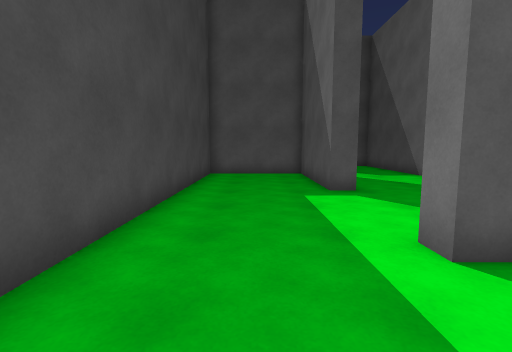
View 1 (above)

20 first-person views from a walk through a scene from a Unity 3-D project. The camera is 1.3 m above the floor, tilts 6° down and sees 85° across. The floor is counted in squares, 1 m on a side. Each view is taken from the middle of a square. On the plan, view 1 faces up. The plan holds only what a view shows up to about 13 squares ahead; the rest is blank. The place goes on beyond the plan. The player is left out.

View 2
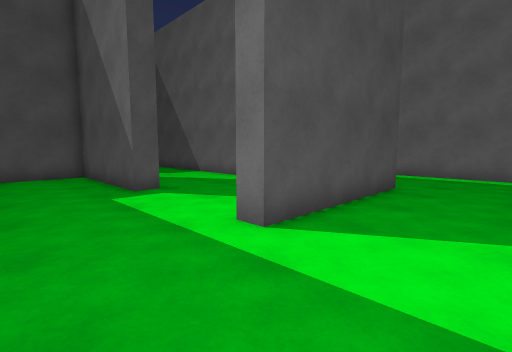

View 3
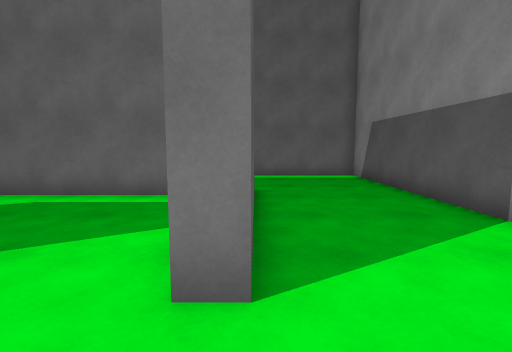

View 4
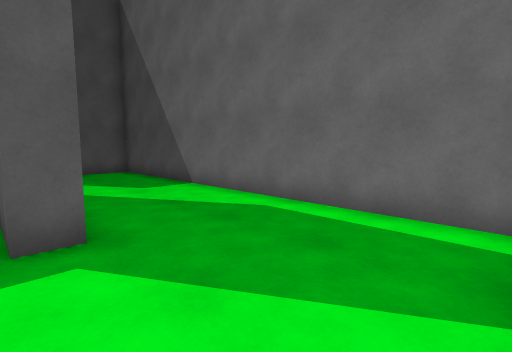

View 5
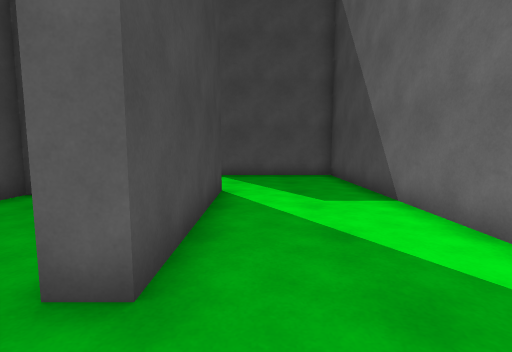

View 6
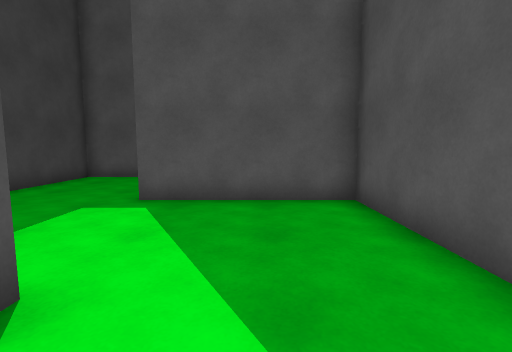

View 7
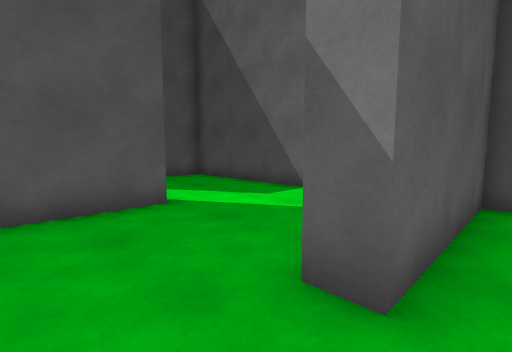

View 8
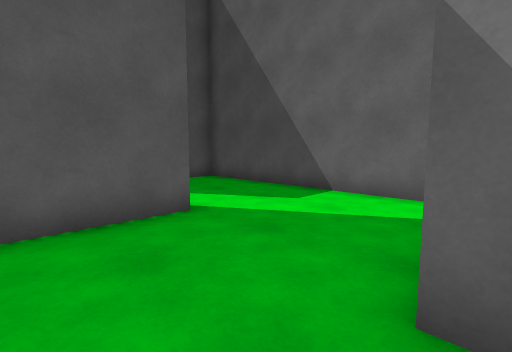

View 9
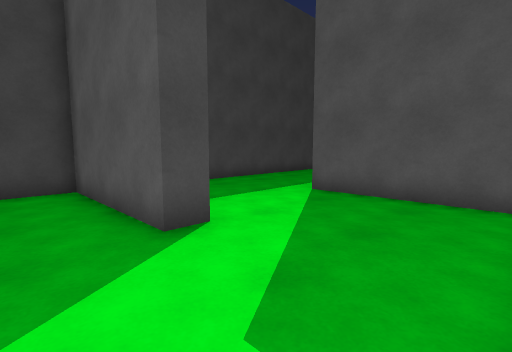

View 10
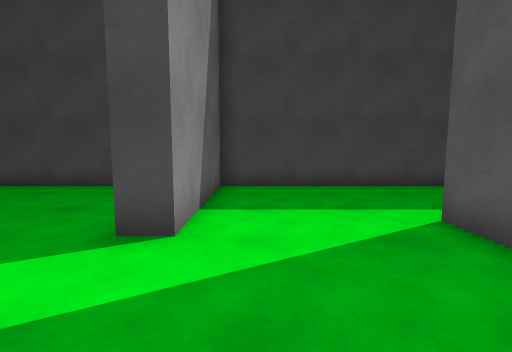

View 11
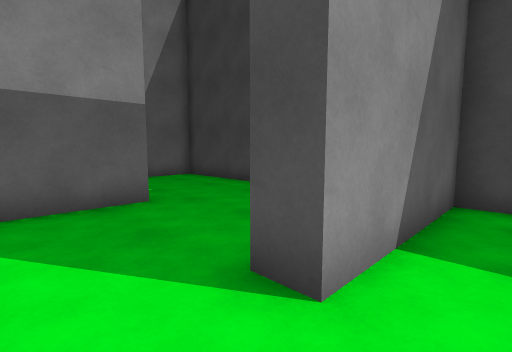

View 12
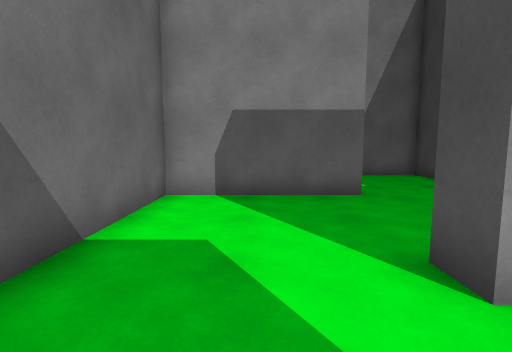

View 13
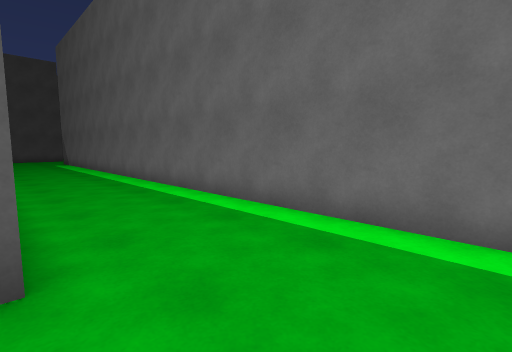

View 14
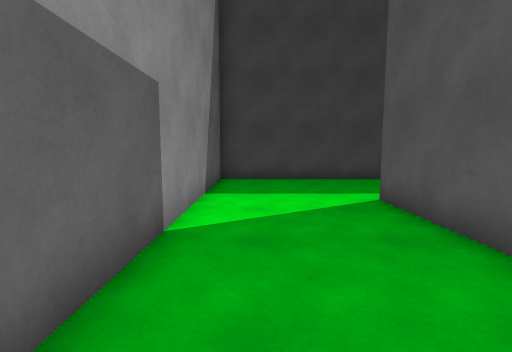

View 15
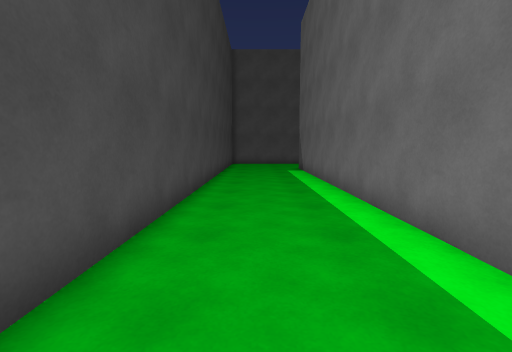

View 16
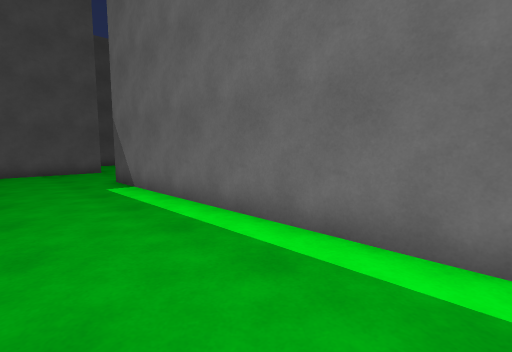

View 17
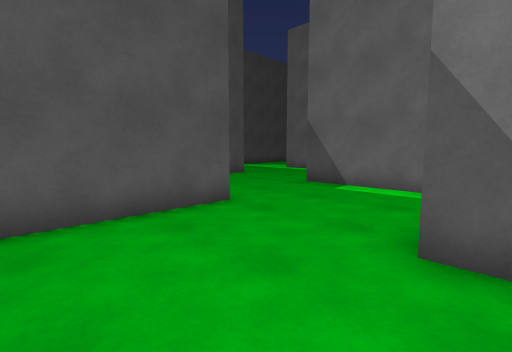

View 18
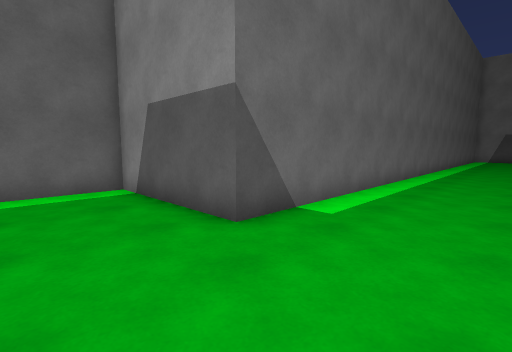

View 19
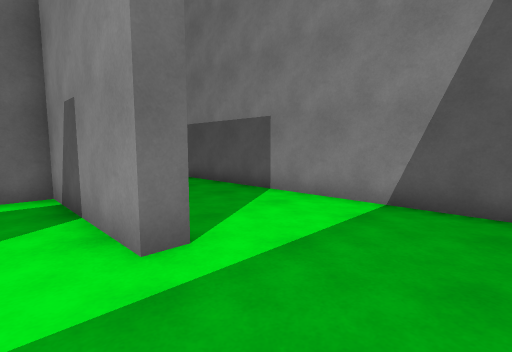

View 20
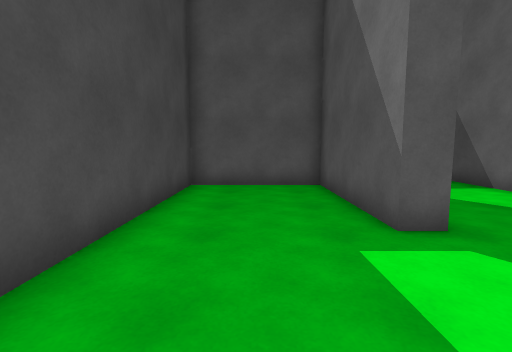

### Floor plan
Points are (right, up) in squares from view 1. A wall is a line through its corners. A room is listed if a view was taken in it or the views show most of it. See-through windows are left out.
Room 1 (views 1, 2, 3, 4, 5, 6, 7, 8, 9, 10, 11, 12, 13, 14, 15, 16, 17, 18, 19, 20)
walls: (3, 14.4) (3, 8.2) (2.2, 8.2) (2.2, 13.5) (-2.2, 13.5) (-2.2, -1.4) (12.6, -1.4) (12.6, 24.8) (17.8, 24.8) (17.8, 29.5); (8.2, 21) (8.2, 9.8); (8.2, 3) (2.2, 3) (2.2, 3.7) (7.4, 3.7) (7.4, 18.7) (2.2, 18.7) (2.2, 19.5) (7.4, 19.5) (7.4, 29.3) (2.1, 29.3); (13.4, 29.3) (9.1, 29.3); (-2.2, 29.5) (-2.2, 24.8) (3, 24.8) (3, 24) (-2.2, 24) (-2.2, 14.3) (0.1, 14.3)

Positions as (right, up) in squares from view 1, and headings:
1: (0, 0), facing up
2: (-1, 0), facing up-right
3: (0, 3), facing right
4: (2, 4), facing up-right
5: (4, 6), facing up
6: (5, 12), facing up
7: (0, 18), facing up-right
8: (0, 19), facing up-right
9: (7, 22), facing up-left
10: (7, 26), facing left
11: (5, 26), facing down-left
12: (5, 27), facing down
13: (8, 0), facing up-right
14: (9, 0), facing left
15: (10, 8), facing up
16: (9, 14), facing up-right
17: (9, 24), facing up-right
18: (9, 28), facing down-right
19: (-1, 5), facing down-right
20: (0, 4), facing up
